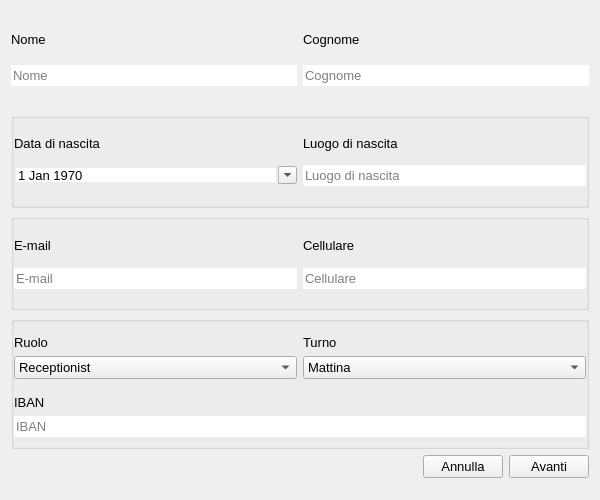
<?xml version="1.0" encoding="UTF-8"?>
<ui version="4.0">
 <class>mainWidget</class>
 <widget class="QWidget" name="mainWidget">
  <property name="geometry">
   <rect>
    <x>0</x>
    <y>0</y>
    <width>600</width>
    <height>500</height>
   </rect>
  </property>
  <property name="sizePolicy">
   <sizepolicy hsizetype="Preferred" vsizetype="Preferred">
    <horstretch>0</horstretch>
    <verstretch>0</verstretch>
   </sizepolicy>
  </property>
  <property name="minimumSize">
   <size>
    <width>600</width>
    <height>500</height>
   </size>
  </property>
  <property name="font">
   <font>
    <family>Arial</family>
    <pointsize>10</pointsize>
   </font>
  </property>
  <property name="windowTitle">
   <string>Inserisci Dipendente</string>
  </property>
  <layout class="QGridLayout" name="gridLayout">
   <item row="0" column="0">
    <widget class="QWidget" name="widgetNomeCognome" native="true">
     <layout class="QGridLayout" name="gridLayout_6">
      <property name="leftMargin">
       <number>0</number>
      </property>
      <property name="rightMargin">
       <number>0</number>
      </property>
      <item row="0" column="0">
       <widget class="QLabel" name="labelNome">
        <property name="sizePolicy">
         <sizepolicy hsizetype="Preferred" vsizetype="Fixed">
          <horstretch>0</horstretch>
          <verstretch>0</verstretch>
         </sizepolicy>
        </property>
        <property name="text">
         <string>Nome</string>
        </property>
       </widget>
      </item>
      <item row="0" column="1">
       <widget class="QLabel" name="labelCognome">
        <property name="sizePolicy">
         <sizepolicy hsizetype="Preferred" vsizetype="Fixed">
          <horstretch>0</horstretch>
          <verstretch>0</verstretch>
         </sizepolicy>
        </property>
        <property name="text">
         <string>Cognome</string>
        </property>
       </widget>
      </item>
      <item row="1" column="0">
       <widget class="QLineEdit" name="lineEditNome">
        <property name="frame">
         <bool>false</bool>
        </property>
        <property name="placeholderText">
         <string>Nome</string>
        </property>
       </widget>
      </item>
      <item row="1" column="1">
       <widget class="QLineEdit" name="lineEditCognome">
        <property name="frame">
         <bool>false</bool>
        </property>
        <property name="placeholderText">
         <string>Cognome</string>
        </property>
       </widget>
      </item>
     </layout>
    </widget>
   </item>
   <item row="1" column="0">
    <widget class="QGroupBox" name="groupBoxNascita">
     <property name="title">
      <string/>
     </property>
     <property name="flat">
      <bool>true</bool>
     </property>
     <layout class="QGridLayout" name="gridLayout_2">
      <property name="leftMargin">
       <number>0</number>
      </property>
      <property name="rightMargin">
       <number>0</number>
      </property>
      <item row="1" column="2">
       <widget class="QLabel" name="labelLuogoNascita">
        <property name="sizePolicy">
         <sizepolicy hsizetype="Preferred" vsizetype="Fixed">
          <horstretch>0</horstretch>
          <verstretch>0</verstretch>
         </sizepolicy>
        </property>
        <property name="text">
         <string>Luogo di nascita</string>
        </property>
       </widget>
      </item>
      <item row="1" column="1">
       <widget class="QLabel" name="labelDataNascita">
        <property name="sizePolicy">
         <sizepolicy hsizetype="Preferred" vsizetype="Fixed">
          <horstretch>0</horstretch>
          <verstretch>0</verstretch>
         </sizepolicy>
        </property>
        <property name="text">
         <string>Data di nascita</string>
        </property>
       </widget>
      </item>
      <item row="2" column="2">
       <widget class="QLineEdit" name="lineEditLuogoNascita">
        <property name="frame">
         <bool>false</bool>
        </property>
        <property name="placeholderText">
         <string>Luogo di nascita</string>
        </property>
       </widget>
      </item>
      <item row="2" column="1">
       <widget class="QDateEdit" name="dateEdit">
        <property name="sizePolicy">
         <sizepolicy hsizetype="Expanding" vsizetype="Fixed">
          <horstretch>0</horstretch>
          <verstretch>0</verstretch>
         </sizepolicy>
        </property>
        <property name="wrapping">
         <bool>false</bool>
        </property>
        <property name="frame">
         <bool>false</bool>
        </property>
        <property name="alignment">
         <set>Qt::AlignLeading|Qt::AlignLeft|Qt::AlignVCenter</set>
        </property>
        <property name="buttonSymbols">
         <enum>QAbstractSpinBox::UpDownArrows</enum>
        </property>
        <property name="accelerated">
         <bool>false</bool>
        </property>
        <property name="showGroupSeparator" stdset="0">
         <bool>false</bool>
        </property>
        <property name="dateTime">
         <datetime>
          <hour>0</hour>
          <minute>0</minute>
          <second>0</second>
          <year>1970</year>
          <month>1</month>
          <day>1</day>
         </datetime>
        </property>
        <property name="maximumDateTime">
         <datetime>
          <hour>23</hour>
          <minute>59</minute>
          <second>59</second>
          <year>9999</year>
          <month>12</month>
          <day>31</day>
         </datetime>
        </property>
        <property name="calendarPopup">
         <bool>true</bool>
        </property>
        <property name="date">
         <date>
          <year>1970</year>
          <month>1</month>
          <day>1</day>
         </date>
        </property>
       </widget>
      </item>
     </layout>
    </widget>
   </item>
   <item row="2" column="0">
    <widget class="QGroupBox" name="groupBoxContatti">
     <property name="title">
      <string/>
     </property>
     <property name="flat">
      <bool>true</bool>
     </property>
     <layout class="QGridLayout" name="gridLayout_3">
      <property name="leftMargin">
       <number>0</number>
      </property>
      <property name="rightMargin">
       <number>0</number>
      </property>
      <item row="0" column="1">
       <widget class="QLabel" name="labelCellulare">
        <property name="sizePolicy">
         <sizepolicy hsizetype="Preferred" vsizetype="Fixed">
          <horstretch>0</horstretch>
          <verstretch>0</verstretch>
         </sizepolicy>
        </property>
        <property name="text">
         <string>Cellulare</string>
        </property>
       </widget>
      </item>
      <item row="0" column="0">
       <widget class="QLabel" name="labelEmail">
        <property name="sizePolicy">
         <sizepolicy hsizetype="Preferred" vsizetype="Fixed">
          <horstretch>0</horstretch>
          <verstretch>0</verstretch>
         </sizepolicy>
        </property>
        <property name="text">
         <string>E-mail</string>
        </property>
       </widget>
      </item>
      <item row="1" column="0">
       <widget class="QLineEdit" name="lineEditEmail">
        <property name="maximumSize">
         <size>
          <width>16777215</width>
          <height>16777215</height>
         </size>
        </property>
        <property name="font">
         <font>
          <family>Arial</family>
          <pointsize>10</pointsize>
         </font>
        </property>
        <property name="styleSheet">
         <string notr="true"/>
        </property>
        <property name="frame">
         <bool>false</bool>
        </property>
        <property name="placeholderText">
         <string>E-mail</string>
        </property>
       </widget>
      </item>
      <item row="1" column="1">
       <widget class="QLineEdit" name="lineEditCellulare">
        <property name="maximumSize">
         <size>
          <width>16777215</width>
          <height>16777215</height>
         </size>
        </property>
        <property name="maxLength">
         <number>10</number>
        </property>
        <property name="frame">
         <bool>false</bool>
        </property>
        <property name="placeholderText">
         <string>Cellulare</string>
        </property>
       </widget>
      </item>
     </layout>
    </widget>
   </item>
   <item row="3" column="0">
    <widget class="QGroupBox" name="groupBoxLavoro">
     <property name="title">
      <string/>
     </property>
     <property name="flat">
      <bool>true</bool>
     </property>
     <layout class="QGridLayout" name="gridLayout_4">
      <property name="leftMargin">
       <number>0</number>
      </property>
      <property name="topMargin">
       <number>13</number>
      </property>
      <property name="rightMargin">
       <number>0</number>
      </property>
      <item row="1" column="0">
       <widget class="QComboBox" name="comboBoxRuolo">
        <property name="sizePolicy">
         <sizepolicy hsizetype="Expanding" vsizetype="Fixed">
          <horstretch>0</horstretch>
          <verstretch>0</verstretch>
         </sizepolicy>
        </property>
        <item>
         <property name="text">
          <string>Receptionist</string>
         </property>
        </item>
        <item>
         <property name="text">
          <string>Cameriere</string>
         </property>
        </item>
       </widget>
      </item>
      <item row="4" column="0" colspan="2">
       <widget class="QLineEdit" name="lineEditIBAN">
        <property name="maxLength">
         <number>27</number>
        </property>
        <property name="frame">
         <bool>false</bool>
        </property>
        <property name="placeholderText">
         <string>IBAN</string>
        </property>
       </widget>
      </item>
      <item row="1" column="1">
       <widget class="QComboBox" name="comboBoxTurno">
        <property name="sizePolicy">
         <sizepolicy hsizetype="Expanding" vsizetype="Fixed">
          <horstretch>0</horstretch>
          <verstretch>0</verstretch>
         </sizepolicy>
        </property>
        <item>
         <property name="text">
          <string>Mattina</string>
         </property>
        </item>
        <item>
         <property name="text">
          <string>Pomeriggio</string>
         </property>
        </item>
       </widget>
      </item>
      <item row="3" column="0" colspan="2">
       <widget class="QLabel" name="labelIBAN">
        <property name="text">
         <string>IBAN</string>
        </property>
       </widget>
      </item>
      <item row="2" column="0" colspan="2">
       <spacer name="verticalSpacer">
        <property name="orientation">
         <enum>Qt::Vertical</enum>
        </property>
        <property name="sizeType">
         <enum>QSizePolicy::Minimum</enum>
        </property>
        <property name="sizeHint" stdset="0">
         <size>
          <width>20</width>
          <height>10</height>
         </size>
        </property>
       </spacer>
      </item>
      <item row="0" column="1">
       <widget class="QLabel" name="labelTurno">
        <property name="sizePolicy">
         <sizepolicy hsizetype="Preferred" vsizetype="Fixed">
          <horstretch>0</horstretch>
          <verstretch>0</verstretch>
         </sizepolicy>
        </property>
        <property name="text">
         <string>Turno</string>
        </property>
       </widget>
      </item>
      <item row="0" column="0">
       <widget class="QLabel" name="labelRuolo">
        <property name="sizePolicy">
         <sizepolicy hsizetype="Preferred" vsizetype="Fixed">
          <horstretch>0</horstretch>
          <verstretch>0</verstretch>
         </sizepolicy>
        </property>
        <property name="text">
         <string>Ruolo</string>
        </property>
       </widget>
      </item>
     </layout>
    </widget>
   </item>
   <item row="4" column="0">
    <widget class="QWidget" name="widgetButtons" native="true">
     <property name="sizePolicy">
      <sizepolicy hsizetype="Preferred" vsizetype="Maximum">
       <horstretch>0</horstretch>
       <verstretch>0</verstretch>
      </sizepolicy>
     </property>
     <property name="font">
      <font>
       <family>Arial</family>
       <pointsize>10</pointsize>
      </font>
     </property>
     <layout class="QHBoxLayout" name="horizontalLayout">
      <property name="leftMargin">
       <number>0</number>
      </property>
      <property name="topMargin">
       <number>0</number>
      </property>
      <property name="rightMargin">
       <number>0</number>
      </property>
      <property name="bottomMargin">
       <number>11</number>
      </property>
      <item>
       <spacer name="horizontalSpacer">
        <property name="orientation">
         <enum>Qt::Horizontal</enum>
        </property>
        <property name="sizeHint" stdset="0">
         <size>
          <width>40</width>
          <height>20</height>
         </size>
        </property>
       </spacer>
      </item>
      <item>
       <widget class="QPushButton" name="btnAnnulla">
        <property name="text">
         <string>Annulla</string>
        </property>
       </widget>
      </item>
      <item>
       <widget class="QPushButton" name="btnAvanti">
        <property name="font">
         <font>
          <family>Arial</family>
          <pointsize>10</pointsize>
         </font>
        </property>
        <property name="styleSheet">
         <string notr="true"/>
        </property>
        <property name="text">
         <string>Avanti</string>
        </property>
       </widget>
      </item>
     </layout>
    </widget>
   </item>
  </layout>
 </widget>
 <resources/>
 <connections/>
</ui>
